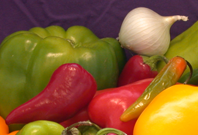
%> input picture 5th sem/image processing lab/college/onion.png, 198 x 135 px
$ octave day2_ii.m   (GNU Octave 9; MATLAB toolbox functions it lacks are replaced by stand-ins)
%> lines starting %> are read from the running program, lines starting %| are printed output that depends on the picture
x=imread('onion.png');
%> x is the input picture: size 135x198x3 uint8; mean R, G, B 137.3, 92.8, 45.3
figure('Name','Original Image','Numbertitle','off');
imshow(x);
x=imread('onion.png');

y=rgb2gray(x);
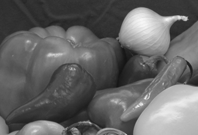
%> y: size 135x198 uint8; min 20, max 247, mean 100.7
figure('Name','Gray Scale Image','Numbertitle','off');
imshow(y);

w=edge(y,'canny');
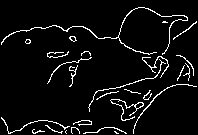
%> w: size 135x198 logical; 5.5% white in thin lines or dots
figure('Name','Edge Detection','Numbertitle','off');
imshow(w);

I(:,:,1)=imrotate(x(:,:,1),45);
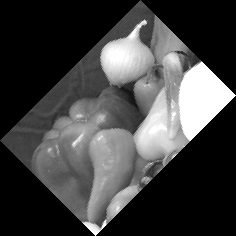
%> I: size 236x236 uint8; min 0, max 255, mean 66.2
I(:,:,2)=imrotate(x(:,:,2),45);
I(:,:,3)=imrotate(x(:,:,3),45);
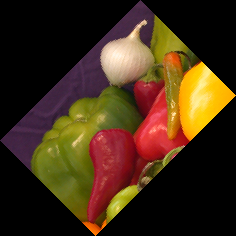
%> I: size 236x236x3 uint8; mean R, G, B 66.2, 44.7, 21.8
figure('Name','Rotation of Image','Numbertitle','off');
imshow(I);

I1=imtranslate(x,[2.5 5.5]);
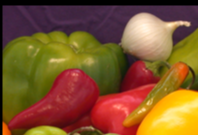
%> I1: size 135x198x3 uint8; mean R, G, B 128, 85.7, 44.2
figure('Name','Translate Image','Numbertitle','off');
imshow(I1);
figure('Name','Histogram Image','Numbertitle','off');
imhist(y);
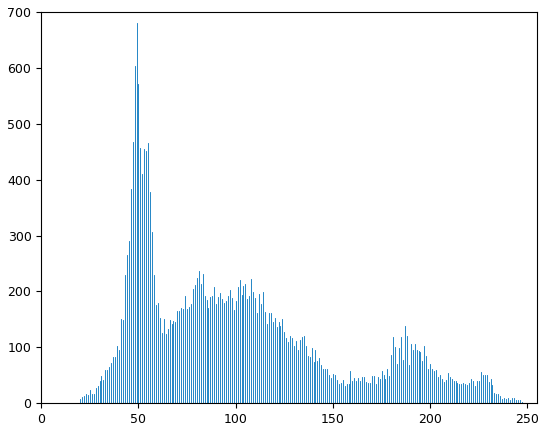
%> figure redrawn from the program's plot data; highest point at x = 49, y = 680

$ run again, with 5th sem/image processing lab/college/image.jpeg saved as 5th sem/image processing lab/college/onion.png
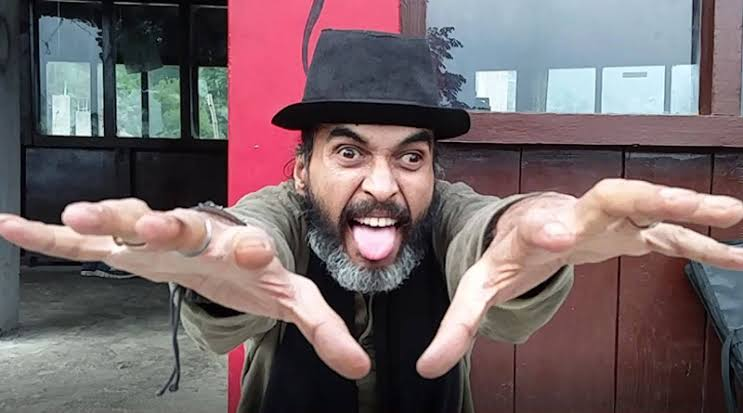
%> input picture 5th sem/image processing lab/college/image.jpeg, 743 x 413 px
%> x is the input picture: size 413x743x3 uint8; mean R, G, B 116.6, 101.1, 103.9
%> `w=edge(y,'canny');`:
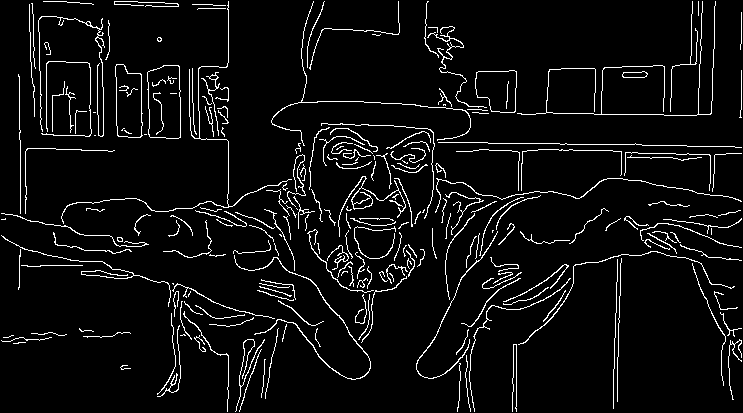
%> w: size 413x743 logical; 5.6% white in thin lines or dots
%> `imhist(y);`:
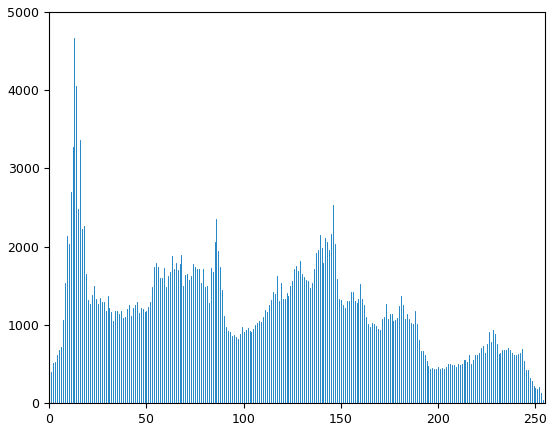
%> figure redrawn from the program's plot data; highest point at x = 13, y = 4671
